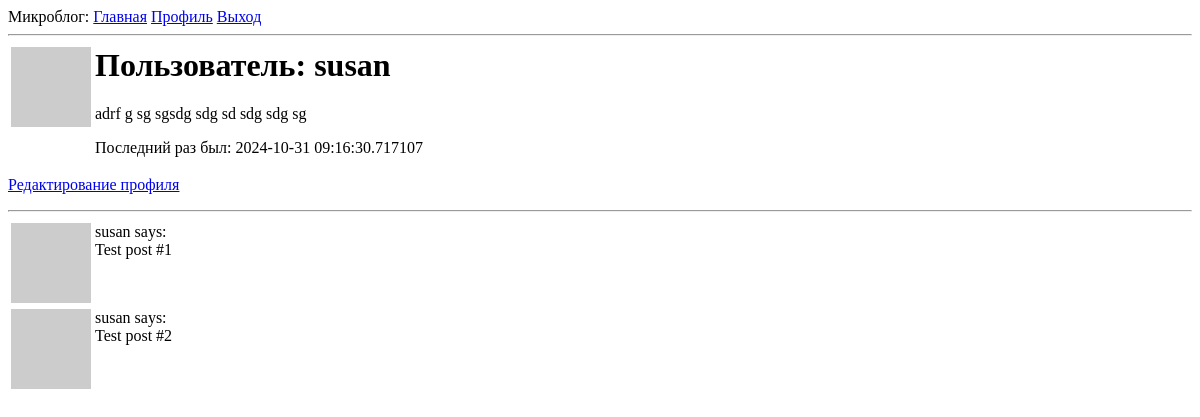
Before: /user/susan (signed in) with the older database file.
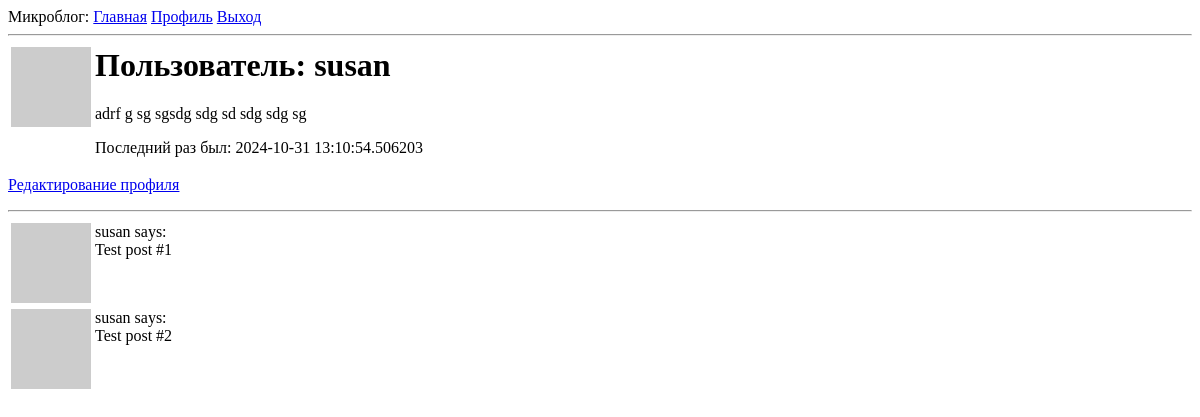
After: the same page with the newer database file.
### app/models.py (models this page shows, shortened)
class User(UserMixin, db.Model):
    id: so.Mapped[int] = so.mapped_column(primary_key=True)
    username: so.Mapped[str] = so.mapped_column(sa.String(64), index=True, unique=True)
    email: so.Mapped[str] = so.mapped_column(sa.String(120), index=True, unique=True)
    password_hash: so.Mapped[Optional[str]] = so.mapped_column(sa.String(256))
    posts: so.WriteOnlyMapped['Post'] = so.relationship(back_populates='author')
    about_me: so.Mapped[Optional[str]] = so.mapped_column(sa.String(140))
    last_seen: so.Mapped[Optional[datetime]] = so.mapped_column(default=lambda: datetime.now(timezone.utc))
    def avatar(self, size):
        digest = md5(self.email.lower().encode('utf-8')).hexdigest()
        return f'https://www.gravatar.com/avatar/{digest}?d=identicon&s={size}'

### app/routes.py (the view)
@app.route('/user/<username>')
@login_required
def user(username):
    user = db.first_or_404(sa.select(User).where(User.username == username))
    posts = [
        {'author': user, 'body': 'Test post #1'},
        {'author': user, 'body': 'Test post #2'}
    ]
    return render_template('user.html', user=user, posts=posts)

### app/models.py (called while the page is built)
@login.user_loader
def load_user(id):
  return db.session.get(User, int(id))

### app/routes.py (called while the page is built)
@app.before_request
def before_request():
    if current_user.is_authenticated:
        current_user.last_seen = datetime.now(timezone.utc)
        db.session.commit()

### app/templates/user.html
{% extends "base.html" %}
{% block content %}
    <table>
        <tr valign="top">
            <td><img src="{{ user.avatar(128) }}"></td>
            <td>
                <h1>Пользователь: {{ user.username }}</h1>
                {% if user.about_me %}<p>{{ user.about_me }}</p>{% endif %}
                {% if user.last_seen %}<p>Последний раз был: {{ user.last_seen }}</p>{% endif %}
            </td>
        </tr>
    </table>
    {% if user == current_user %}
        <p><a href="{{ url_for('edit_profile') }}">Редактирование профиля</a></p>
    {% endif %}
    <hr>
    {% for post in posts %}
        {% include '_post.html' %}
    {% endfor %}
{% endblock %}

### app/templates/base.html (shortened to what this page needs)
<html>
  <head>
  </head>
  <body>
    <div>
      Микроблог:
      <a href="{{ url_for('index') }}">Главная</a>
      {% if current_user.is_anonymous %}
      <a href="{{ url_for('login') }}">Вход</a>
      {% else %}
      <a href="{{ url_for('user', username=current_user.username) }}">Профиль</a>
      <a href="{{ url_for('logout') }}">Выход</a>
      {% endif %}
    </div>
    <hr>
    {% block content %}{% endblock %}
  </body>
</html>

### app/templates/_post.html
<table>
  <tr valign="top">
    <td><img src="{{ post.author.avatar(36) }}"></td>
    <td>{{ post.author.username }} says:<br>{{ post.body }}</td>
  </tr>
</table>

Changed rows visible on the page:
changed User "susan": last_seen "2024-10-31 09:16:30.717107" → "2024-10-31 13:10:54.506203"
